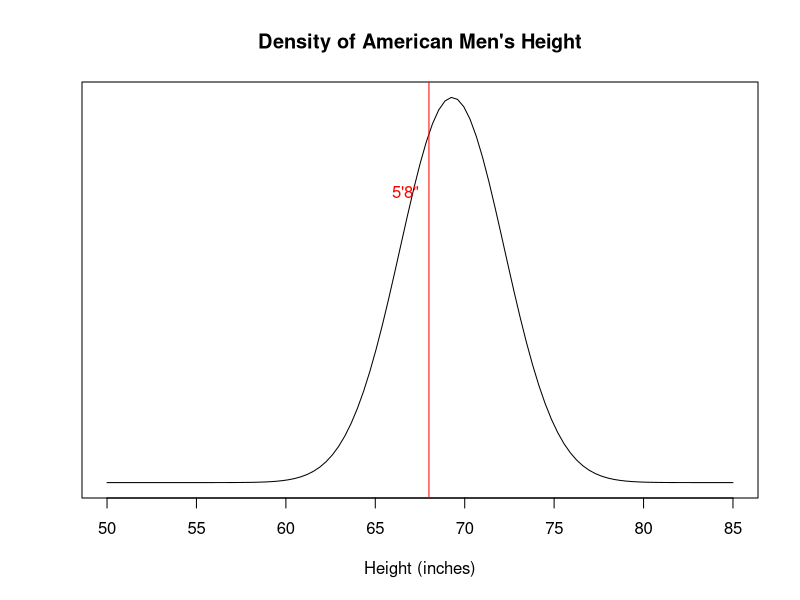

Reproduce this figure in R.
## ---- chunk 1
f <- 5; n <- 8; h <- 12 * f + n
mmean <- 69.3; msd <- 2.92
result <- function( h, mean, sd ) {
  round(
    100*pnorm( h , mean , sd ) ,
    digits=1
  )
}

paste( "You are taller than about " ,
       result( h , mmean , msd ) ,
       "% of American men" , sep=""
)
## ---- chunk 2
plot( function(x) dnorm(x, mmean, msd), 50, 85, ylab="", yaxt="n",
      xlab="Height (inches)", main="Density of American Men's Height" )
abline( v=h, col="red" )
text( h , 0.75*dnorm(mmean, mmean, msd), paste( f,"'", n,"\"", sep=""), pos=2, col="red" )
